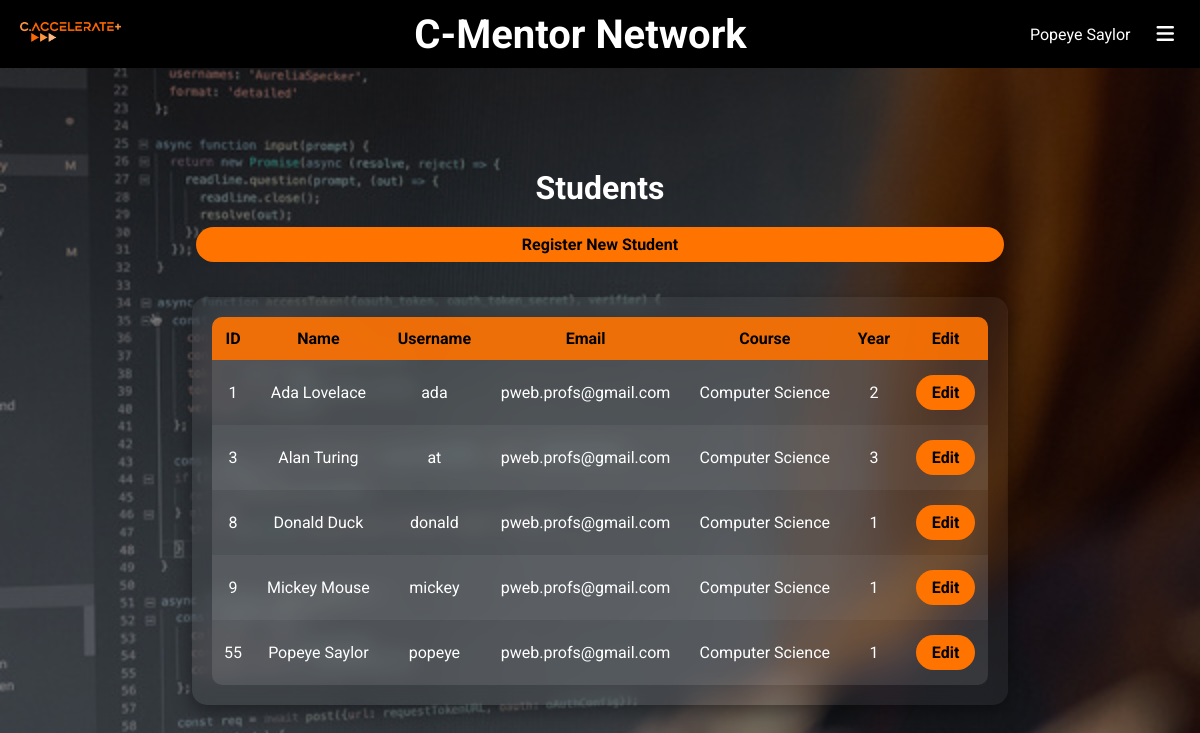
The page /students/ (signed in) on the database its author committed.
### app/models.py (models this page shows, shortened)
class Aluno(models.Model):
    ANO_CHOICES = [(1, 1), (2, 2), (3, 3)]
    user = models.OneToOneField(User, on_delete=models.CASCADE, default=None)
    numero = models.CharField(max_length=100)
    curso = models.ForeignKey(
        Curso, on_delete=models.CASCADE, related_name='alunos')
    ano = models.IntegerField(choices=ANO_CHOICES, null=True)
    @property
    def nome_completo(self):
        return self.user.first_name + ' ' + self.user.last_name.split()[-1]
    class Meta:
        ordering = ['user__first_name', 'user__last_name']

class Curso(models.Model):
    nome = models.CharField(max_length=200)

### mentoria/views.py (the view)
# urls.py: path('students/', views.students_list_view, name='students_list'),
@login_required
def students_list_view(request):
    alunos = Aluno.objects.select_related('user', 'curso').all()
    return render(request, 'mentoria/students_list.html', {'alunos': alunos})

### mentoria/templatetags/custom_filters.py (called while the page is built)
@register.filter(name='in_group')
def in_group(user, group_name):
    return user.groups.filter(name=group_name).exists()

### mentoria/templates/mentoria/students_list.html (shortened to what this page needs)
{% extends "app/base.html" %}
{% block main %}
<main>
<h1>Students</h1>
<a href="{% url 'regista_aluno' %}" class="primary-btn">
    Register New Student
</a>
<div class="disciplina">
    <table>
        <thead>
            <tr>
                <th>ID</th>
                <th>Name</th>
                <th>Username</th>
                <th>Email</th>
                <th>Course</th>
                <th>Year</th>
                <th>Edit</th>
            </tr>
        </thead>
        <tbody>
        {% for aluno in alunos %}
            <tr>
                <td>{{ aluno.id }}</td>
                <td>{{ aluno.nome_completo }}</td>
                <td>{{ aluno.user.username }}</td>
                <td>{{ aluno.user.email }}</td>
                <td>{{ aluno.curso.nome }}</td>
                <td>{{ aluno.ano }}</td>
                <td>
                    <a href="{% url 'edit_student' aluno.id %}" class="button-link">
                         Edit
                    </a>
                </td>
            </tr>
        {% endfor %}
        </tbody>
    </table>
</div>
</main>
{% endblock %}

### app/templates/app/base.html (shortened to what this page needs)
{% load custom_filters %}
<!DOCTYPE html>
<html lang="en">
<head>
    {% load static %}
    <link rel="stylesheet" href="{% static 'app/styles.css' %}">
	<link rel="stylesheet" href="https://cdnjs.cloudflare.com/ajax/libs/font-awesome/6.5.1/css/all.min.css">
</head>
<body>
    <header  style="padding:10px;">
        <div>
            <a href="{% url 'info' %}"><img src="{% static 'app/caccelerate.png' %}" alt="C-Accelerate" height="20px" style="margin:10px;"></a>
        </div>
		{% if request.user.is_authenticated and request.resolver_match.url_name != 'info' %}
		<h3 class="titulo">
			C-Mentor Network
		</h3>
		{% endif %}
        <nav>
			{% block nav %}
				{% if request.user.is_authenticated %}
				<span style="font-size:medium">{{ request.user.first_name }} {{ request.user.last_name }}</span>
				<div class="dropdown" tabindex="0" aria-haspopup="true" aria-expanded="false">
					<button class="dropbtn" aria-label="Open menu" aria-haspopup="true" aria-expanded="false" id="dropdownMenuBtn">
						<i class="fa fa-bars" aria-hidden="true"></i>
					</button>
				</div>
				{% else %}
					<a href="{% url 'horarios:login' %}" role="menuitem" tabindex="0" style="margin-top:0;">Log in
						<i class="fa fa-sign-in"></i>
					</a>
				{% endif %}
			{% endblock %}
        </nav>
    </header>
    <main>
        {% block main %}
        {% endblock main %}
    </main>
</body>
</html>

### static/app/styles.css (style rules this page uses)
body { padding: 0; margin: 0; font-family: 'Roboto', sans-serif; }
header { background-color: black; color: white; padding: 2.5px 20px; display: flex; flex-direction: row; align-items: center; justify-content: space-between; }
header h3 { margin:10px 0 10px 0px; }
header a { text-decoration: none; color:white; }
main { padding: 50px 20px; margin:auto; }

### rows shown on the page
Aluno: id "1", nome_completo "Ada Lovelace", user.username "ada", user.email "pweb.profs@gmail.com", curso.nome "Computer Science", ano "2"
Aluno: id "3", nome_completo "Alan Turing", user.username "at", user.email "pweb.profs@gmail.com", curso.nome "Computer Science", ano "3"
Aluno: id "8", nome_completo "Donald Duck", user.username "donald", user.email "pweb.profs@gmail.com", curso.nome "Computer Science", ano "1"
Aluno: id "9", nome_completo "Mickey Mouse", user.username "mickey", user.email "pweb.profs@gmail.com", curso.nome "Computer Science", ano "1"
Aluno: id "55", nome_completo "Popeye Saylor", user.username "popeye", user.email "pweb.profs@gmail.com", curso.nome "Computer Science", ano "1"

### other values the page prints
{{ request.user.first_name }} "Popeye"
{{ request.user.last_name }} "Saylor"
